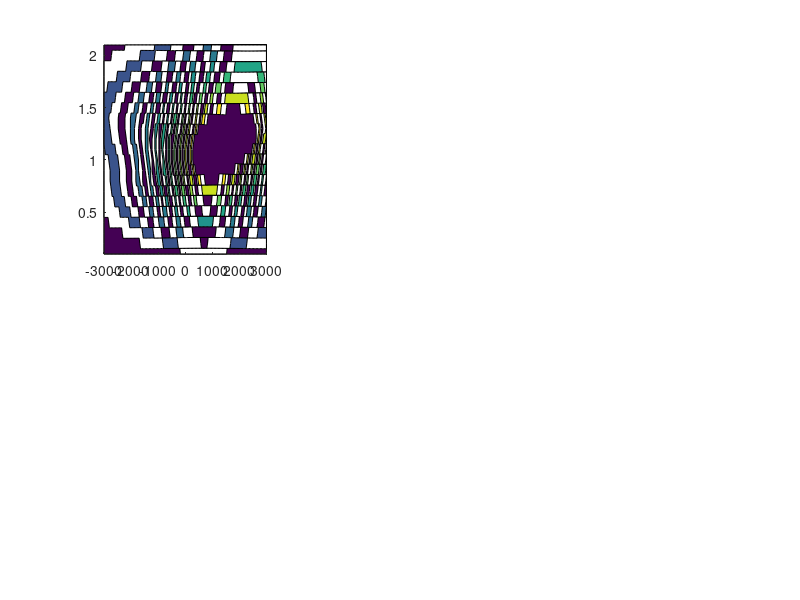

Write the MATLAB code that produced this figure. (Note: this script raises an error after producing the figure.)
% Load data from mat file
clear all
load FSRS3
gcf=figure;
set(gcf,'Units','Normalized','Position',[0 0 0.8 0.9]);%[0 4/75 1 0.85]);
dw=1/FSRS_Res_nt;c=3e-5;
maxr=max(max(max(abs(FSRS_Res_Ratio))));
y=-0.04;x=0.04;
% Axes positions
gcp_t_y=0.585;gcp_b_y=0.10;
gcp_l_x=0.05;gcp_c_x=0.32;gcp_r_x=0.59;
gcw=0.3;gch=0.3;
gcpos=[gcp_l_x gcp_t_y gcw gch;gcp_l_x gcp_b_y gcw gch];
gdpos=[gcp_c_x gcp_t_y gcw gch;gcp_c_x gcp_b_y gcw gch];
grpos=[gcp_r_x gcp_t_y gcw gch;gcp_r_x gcp_b_y gcw gch];
% Color bar positions
cp_t_y=0.895;cp_b_y=0.41;
cp_l_x=0.1;cp_c_x=0.37;cp_r_x=0.64;
cw=0.2;ch=0.03;
ccpos=[cp_l_x cp_t_y cw ch;cp_l_x cp_b_y cw ch];
cdpos=[cp_c_x cp_t_y cw ch;cp_c_x cp_b_y cw ch];
crpos=[cp_r_x cp_t_y cw ch;cp_r_x cp_b_y cw ch];
% Text
tstr={'a)';'b)';'c)';'d)';'e)';'f)'};
% Text positions
tp_t_y=0.82;tp_b_y=0.33;
tp_l_x=0.105;tp_c_x=0.375;tp_r_x=0.645;
tw=0.06;th=0.06;
tpos=[tp_l_x tp_t_y tw th; tp_c_x tp_t_y tw th; tp_r_x tp_t_y tw th;...
          tp_l_x tp_b_y tw th; tp_c_x tp_b_y tw th; tp_r_x tp_b_y tw th];
      wv=[861 1600];
for iv=1:2
    maxs=max(max(max(abs(FSRS_Res_Cascade(:,:,iv)))),...
        max(max(abs(FSRS_Res_Direct(:,:,iv)))));
%     dt=dts(iv);
    w=(-1/2:dw:(1/2-dw))/FSRS_Res_dts(iv)/c;w=w-w(1);
    t=0:FSRS_Res_dts(iv):(FSRS_Res_nt-1)*FSRS_Res_dts(iv);
    if iv==1;wrange=[-1500 1500];else wrange=[-2400 2400];end
    gc(iv)=subplot(2,3,1+3*(iv-1));contourf(FSRS_Res_dws,...
        FSRS_Res_disps,abs(rcas(:,:,iv)),50,'edgecolor','none');
    xlabel('(\omega_{AP}-\omega_{eg})/2\pic (cm^{-1})');
    ylabel({'Mode';'Displacement \it d'});%caxis([0 maxr])
    colormap jet;cc(iv)=colorbar('Location','northoutside','fontsize',10,'Position',ccpos(iv,:));
    set(gca,'linewidth',2,'fontsize',10,'fontweight','bold','Position',gcpos(iv,:));
    axis square;
    legend('CASCADES','fontsize',10,'fontweight','bold')
    tx=annotation(gcf,'textbox',tpos(1+3*(iv-1),:),...
        'String',tstr(1+3*(iv-1)),'EdgeColor','none',...
        'fontweight','bold','fontsize',10);
    
    gd(iv)=subplot(2,3,2+3*(iv-1));contourf(FSRS_Res_dws,...
        FSRS_Res_disps,abs(rdir(:,:,iv)),50,'edgecolor','none');
    xlabel('(\omega_{AP}-\omega_{eg})/2\pic (cm^{-1})');
    legend('DIRECT','fontsize',10,'fontweight','bold')
    ylabel({'Mode';'Displacement \it d'});%caxis([0 maxr])
    colormap jet;cd(iv)=colorbar('Location','northoutside','fontsize',10,'Position',cdpos(iv,:));
    set(gca,'linewidth',2,'fontsize',10,'fontweight','bold','Position',gdpos(iv,:));axis square;%title('Direct')
    annotation(gcf,'textbox',tpos(2+3*(iv-1),:),...
        'String',tstr(2+3*(iv-1)),'EdgeColor','none',...
        'fontweight','bold','fontsize',10);

    gr(iv)=subplot(2,3,3+3*(iv-1));contourf(FSRS_Res_dws,...
        FSRS_Res_disps,(FSRS_Res_Ratio(:,:,iv)),50,'edgecolor','none');
    xlabel('(\omega_{AP}-\omega_{eg})/2\pic (cm^{-1})');
    legend('RATIO','fontsize',10,'fontweight','bold')
    ylabel({'Mode';'Displacement \it d'});%caxis([0.2 1])
    colormap jet;cr(iv)=colorbar('Location','northoutside','fontsize',10,'Position',crpos(iv,:));
    set(gca,'linewidth',2,'fontsize',10,'fontweight','bold','Position',grpos(iv,:));axis square;%title('E^{3}_{CAS}:E^{5}_{DIRECT}')
    annotation(gcf,'textbox',tpos(3+3*(iv-1),:),...
        'String',tstr(3+3*(iv-1)),'EdgeColor','none',...
        'fontweight','bold','fontsize',10,'Color',[1 1 1]);
end
% w_ap=weg+dw;w_rp=w_ap;
% w_t=w_rp-wv;
 
% L_ap_p=1./(dw+1i*gamma_eg);
% L_ap_m=1./(-dw+1i*gamma_eg);
% L_rp_m=1./(-dw+1i*gamma_eg);
% L_t=1./(dw-wv+1i*gamma_eg);

% D=1/LAMBDA_ap;
% J=1./(-wv+1i*(gamma_vib-LAMBDA_rp)).*exp(1i*(-wv)*r2w*tau2-LAMBDA_rp*tau2*r2w);



